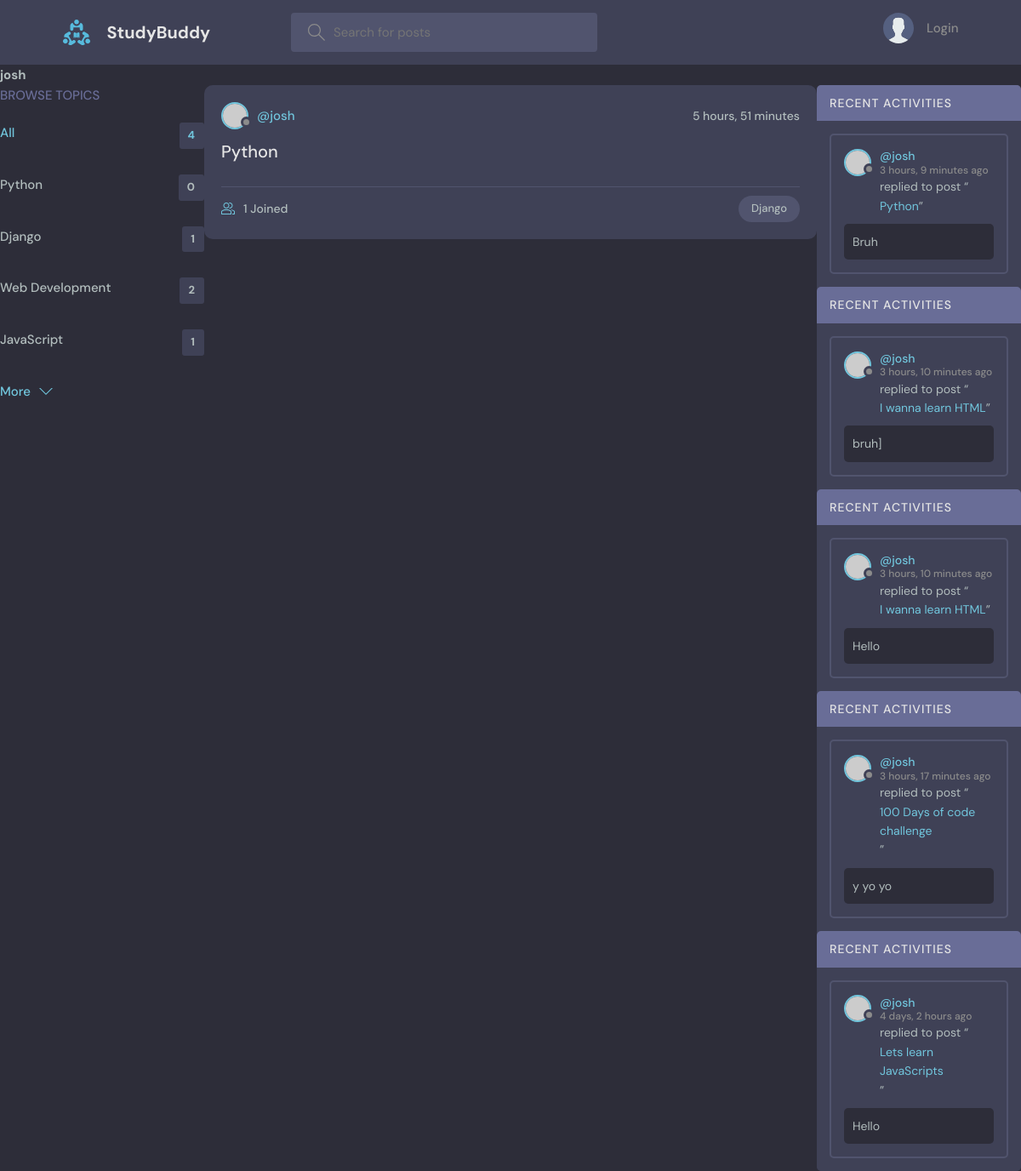
Page /profile/2/ on the earlier database version.
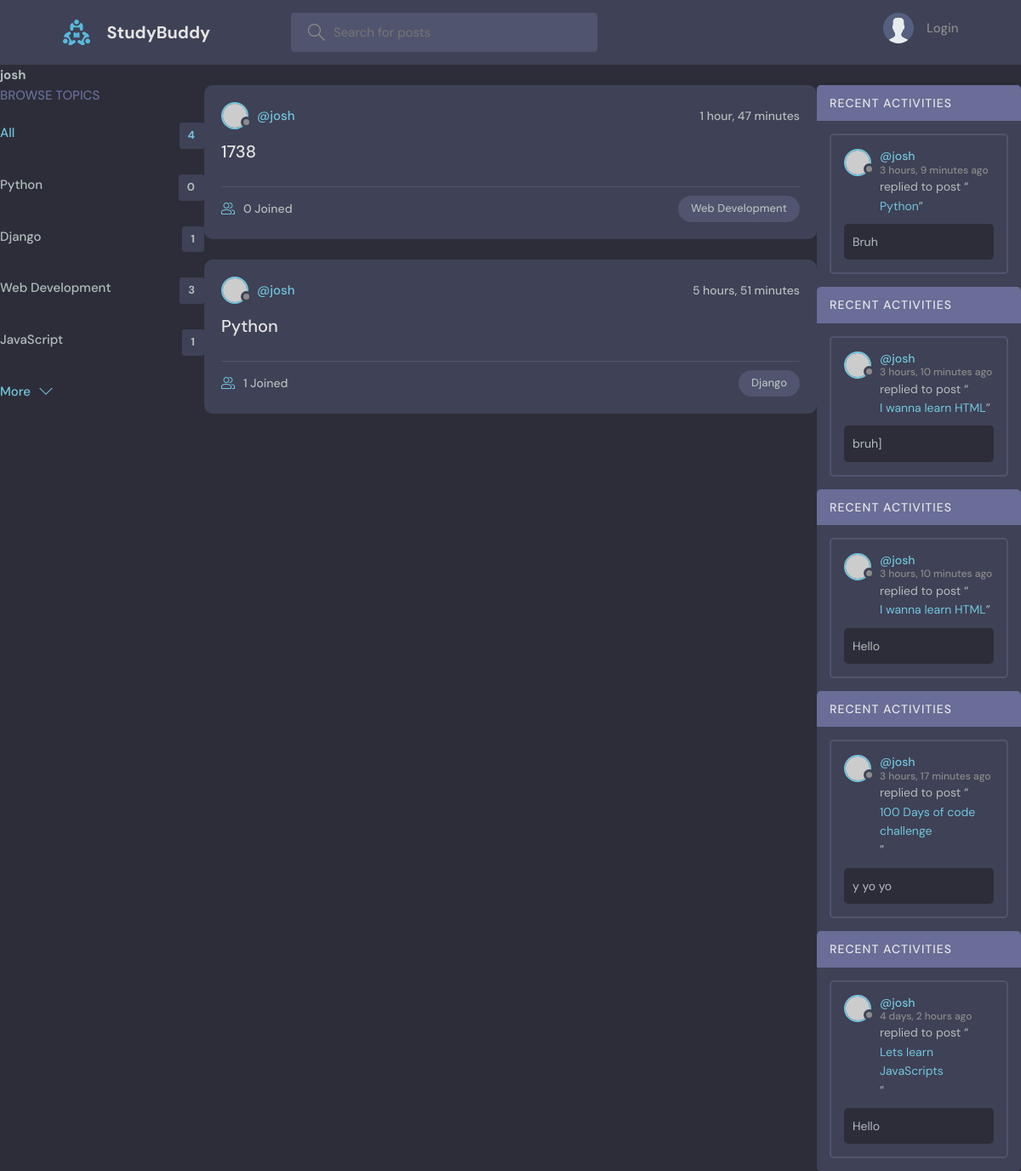
Same page on the later database version.
### base/models.py (models this page shows, shortened)
class Topic(models.Model):
    name = models.CharField(max_length = 200)

class Room(models.Model):
    host =  models.ForeignKey(User, on_delete = models.SET_NULL, null = True)
    topic = models.ForeignKey(Topic, on_delete = models.SET_NULL, null = True)
    name = models.CharField(max_length=200) #Allows different names
    description = models.TextField(null = True, blank = True) #Blank page for decription
    participants = models.ManyToManyField(User, related_name = 'participants', blank = True )
    updated = models.DateTimeField(auto_now = True) # Shows time
    created = models.DateTimeField(auto_now_add = True) #shows time of creation
    class Meta:
        ordering = ['-updated', '-created']
    def __str__(self):
        return self.name

class Message(models.Model):
    user = models.ForeignKey(User, on_delete = models.CASCADE) #A for Users relationship with Room class that deletes all the childern
    room = models.ForeignKey(Room, on_delete = models.CASCADE) #A for room relationship with Room class that deletes all the childern
    body = models.TextField()
    updated = models.DateTimeField(auto_now = True) # Shows time
    created = models.DateTimeField(auto_now_add = True) #shows time of creation
    class Meta:
        ordering = ['-updated', '-created']

### base/views.py (the view)
# urls.py: path('profile/<str:pk>/', views.userProfile, name = "user-profile"), #Path to user profile
def userProfile(request, pk):
    user = User.objects.get(id =pk)
    rooms = user.room_set.all()
    room_messages = user.message_set.all()
    topics = Topic.objects.all()
    context = {'user' : user, 'rooms' : rooms,  'room_messages' :  room_messages, 'topics' : topics}
    return render(request, 'base/profile.html', context)

### base/templates/base/profile.html (shortened to what this page needs)
{% extends 'main.html' %}
{% block content %}
<h1>{{user.username}}</h1>
<div class = "profile-container">
    <div>
        {% include 'base/topics_component.html' %}
    </div>
    <div>
        {% include 'base/feed_component.html' %}
    </div>
    <div>
        {% include 'base/activity_component.html' %}
    </div>
</div>
{% endblock content %}

### base/templates/base/topics_component.html
<div class="topics">
    <div class="topics__header">
      <h2>Browse Topics</h2>
    </div>
    <ul class="topics__list">
      <li>
        <a href="{% url 'home' %}" class="active">All <span>{{topics.count}}</span></a>
      </li>
      {% for topic in topics %}
      <li>
        <a href="{% url 'home' %}?q={{topic.name}}">{{topic.name}} <span>{{topic.room_set.all.count}}</span></a>
      </li>
      {% endfor %}
    </ul>
    <a class="btn btn--link" href="topics.html">
      More
      <svg version="1.1" xmlns="http://www.w3.org/2000/svg" width="32" height="32" viewBox="0 0 32 32">
        <title>chevron-down</title>
        <path d="M16 21l-13-13h-3l16 16 16-16h-3l-13 13z"></path>
      </svg>
    </a>
  </div>

### base/templates/base/feed_component.html (shortened to what this page needs)
{% for room in rooms%}
<div class="roomListRoom">
    <div class="roomListRoom__header">
      <a href="{% url 'user-profile' room.host.id %}" class="roomListRoom__author">
        <div class="avatar avatar--small">
          <img src="https://randomuser.me/api/portraits/women/11.jpg" />
        </div>
        <span>@{{room.host.username}}</span>
      </a>
      <div class="roomListRoom__actions">
        <span>{{room.created|timesince}}</span>
      </div>
    </div>
    <div class="roomListRoom__content">
      <a href="{% url 'room' room.id %}">{{room.name}}</a>
    </div>
    <div class="roomListRoom__meta">
      <a href="{% url 'room' room.id %}" class="roomListRoom__joined">
        {{room.participants.all.count}} Joined
      </a>
      <p class="roomListRoom__topic">{{room.topic.name}}</p>
    </div>
  </div>
{% endfor %}

### base/templates/base/activity_component.html (shortened to what this page needs)
{% for message in room_messages %}
<div class="activities">
    <div class="activities__header">
      <h2>Recent Activities</h2>
    </div>
    <div class="activities__box">
      <div class="activities__boxHeader roomListRoom__header">
        <a href="{% url 'user-profile' message.user.id %}" class="roomListRoom__author">
          <div class="avatar avatar--small">
            <img src="https://randomuser.me/api/portraits/women/11.jpg" />
          </div>
          <p>
            @{{message.user}}
            <span>{{message.created | timesince}} ago</span>
          </p>
        </a>
      </div>
      <div class="activities__boxContent">
        <p>replied to post “<a href="{% url 'room' message.room.id %}">{{message.room}}</a>”</p>
        <div class="activities__boxRoomContent">
          {{message.body}}
        </div>
      </div>
    </div>
    {% endfor %}
</div>

Differences in the rows shown:
computed for Topic "Web Development": room_set.all.count "2" → "3"
added Room: host.username "josh", created "1 hour, 47 minutes", name "1738", participants.all.count "0", topic.name "Web Development"
